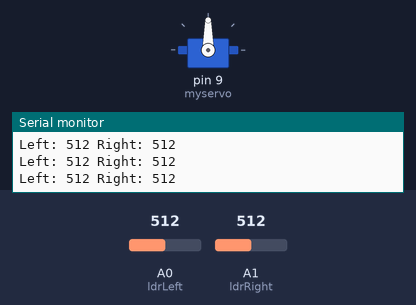
Recording of a sketch running on a simulated Arduino Uno, built with avr-gcc and run on an emulated ATmega328P. On the bench: servo, the last lines printed to the serial monitor. The test bench sets the inputs (shaded band); at power-on: A0 (ldrLeft) = 512, A1 (ldrRight) = 512.

Above: at 1.2 s.
1.3 s: A0 (ldrLeft) set to 556
2.8 s: A0 (ldrLeft) set to 577
At 4.22 s:
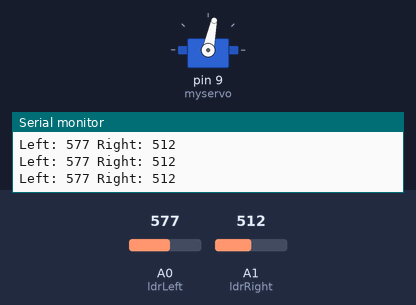
5.8 s: A0 (ldrLeft) set to 511
At 5.8 s:
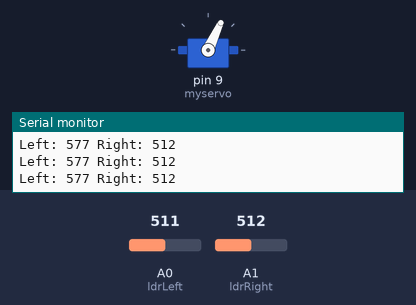
7.3 s: A1 (ldrRight) set to 478
8.8 s: A1 (ldrRight) set to 445
At 10.26 s:
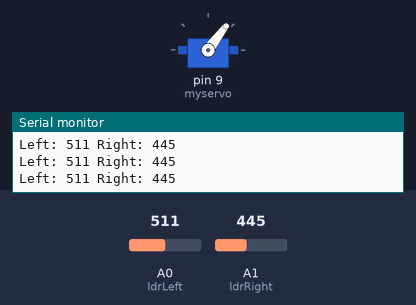
11.8 s: A1 (ldrRight) set to 716
At 19.32 s:
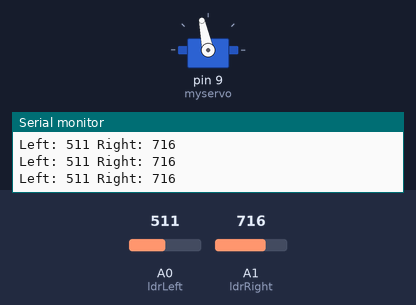
Timing chart, 0 to 20.6 s (numbered marks = the images above; inputs shaded):
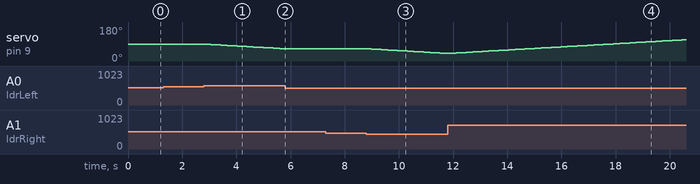

Measured:
- the behaviour switches between 562 and 563 on A0 (ldrLeft) (found by bisection; images 0 and 1)
- the behaviour switches between 461 and 460 on A1 (ldrRight) (found by bisection; images 2 and 3)
- after the input at 2.8 s, servo on pin 9 (myservo): moves from 90° to 65° over 2.9 s, starting at once
- after the input at 5.8 s, servo on pin 9 (myservo): stays 65° (without the input it goes to 64° after 0.04 s)
- after the input at 8.8 s, servo on pin 9 (myservo): moves from 65° to 40° over 2.9 s, starting after 0.06 s

The sketch:

Solar_Tracker.ino
```cpp
#include <Servo.h>

Servo myservo;

int ldrLeft = A0;
int ldrRight = A1;

int servoPos = 90;

void setup() {
  myservo.attach(9);
  myservo.write(servoPos);
  Serial.begin(9600);
}

void loop() {

  int leftValue = analogRead(ldrLeft);
  int rightValue = analogRead(ldrRight);

  Serial.print("Left: ");
  Serial.print(leftValue);
  Serial.print(" Right: ");
  Serial.println(rightValue);

  if (leftValue > rightValue + 50) {
    servoPos--;
    myservo.write(servoPos);
    delay(20);
  }

  if (rightValue > leftValue + 50) {
    servoPos++;
    myservo.write(servoPos);
    delay(20);
  }

  delay(100);
}
```
